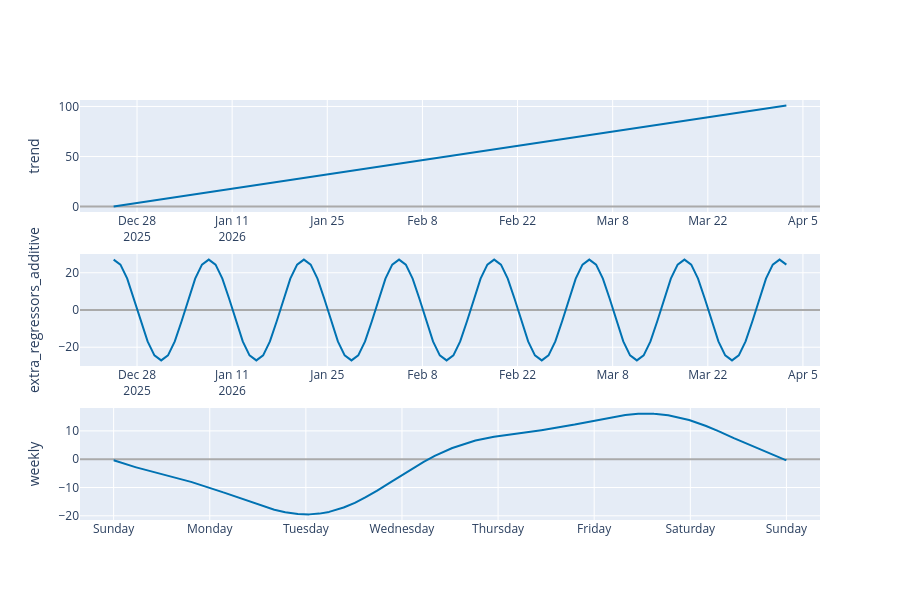

Notebook cell for this chart:
### Code cell
plot_components_plotly(combinado, forecast)
